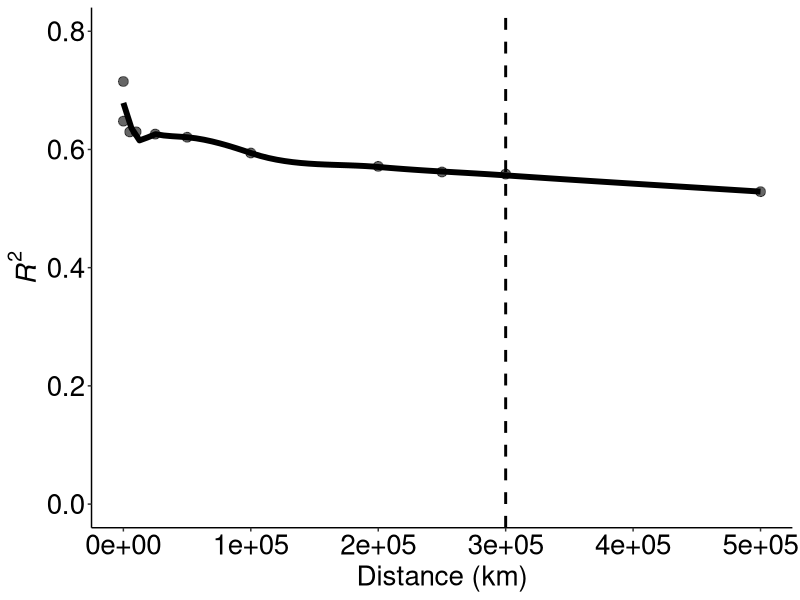

Recreate this plot in R.
## ---- chunk 1

library(ggplot2)

## ---- chunk 2

rsquare <- c(0.715,0.6479, 0.6297,0.6298, 0.626,0.6207, 0.594, 0.5714, 0.5619,0.5583, 0.5286)

distance <- c(0,10,5000,10000, 25000,50000,100000,200000, 250000, 300000,500000)


declinedf <- data.frame(distance, rsquare)

ggplot(declinedf, aes(x = distance, y = rsquare))+
  geom_point(size = 3, alpha = 0.6)+
  #geom_path()+
  geom_smooth(method = 'loess', span = 0.6, se = F, size = 2, alpha = 0.5, color = 'black')+
  geom_vline(xintercept = 300000, linetype = 2, size = 1)+
  labs(x = 'Distance (km)', y = expression(italic(R)^2))+
  scale_y_continuous(limits = c(0,0.8))+
  theme_classic()+
  theme(axis.title = element_text(size = 20), axis.text = element_text(size = 20,color = 'black'))

